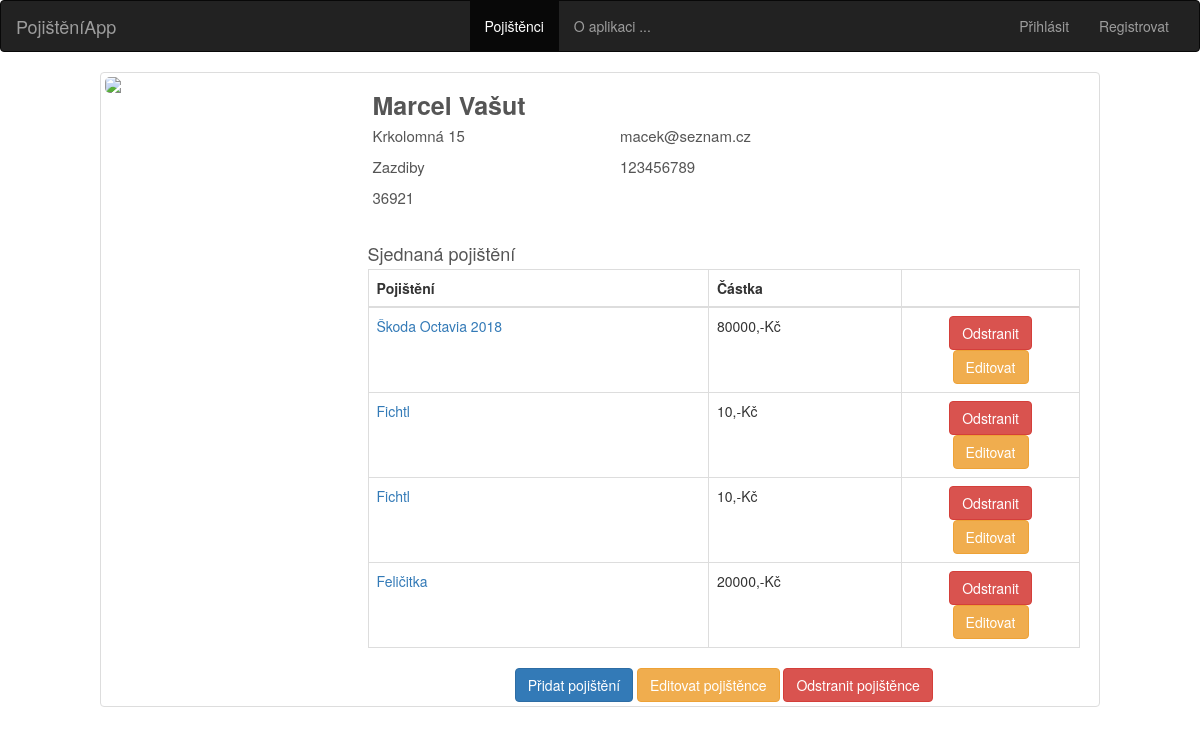
The app's page /pojistenci/detail/2 with its own data.
### tables this page shows
CREATE TABLE pojistenci (
    id integer primary key autoincrement,
    jmeno text not null,
    prijmeni  text not null,
    adresa  text not null,
    mesto  text not null,
    psc  integer not null,
    telefon  integer not null,
    email  text not null
);

CREATE TABLE pojistky (
    id integer primary key autoincrement,
    id_pojistence  integer not null,
    predmet_pojisteni text not null,
    typ_pojisteni text not null,
    castka integer not null,
    platnost_od text not null,
    platnost_do text not null
);

### app.py (the view)
@app.route('/pojistenci/detail/<int:id>', methods = ['POST', 'GET'])
def pojistenci_detail(id):
    db=get_db()
    cur = db.execute('SELECT * FROM pojistenci WHERE id=?', [id])
    result = cur.fetchone()
    pojisteni_cur = db.execute('SELECT * FROM pojistky WHERE id_pojistence=?', [id])
    pojisteni_result = pojisteni_cur.fetchall()
    return render_template('pojistenec_detail.html', page_title='Pojištěnec {}'.format(result['prijmeni']), data = result, pojisteni = pojisteni_result)

### app.py (called while the page is built)
def connect_db():
    sql = sqlite3.connect('/home/honza/Dokumenty/Python_Flask_Udemy/IT_Network_ZP_Plna_verze/pojisteni.db')
    sql.row_factory = sqlite3.Row
    return sql

def get_db():
    if not hasattr(g, 'sqlite_db'):
        g.sqlite_db = connect_db()
    return g.sqlite_db

### templates/pojistenec_detail.html
{% extends 'base.html' %}
{% block body %}
<div class="container-fluid">
    <div class="row">
        <div class="profile-head">
            <div class="profiles col-xs-8 col-xs-push-2  col-sm-10 col-sm-push-1 thumbnail">
                <div class="col-md-3 col-sm-3 col-xs-12">
                    <div class="row">
                        <img src="https://bootdey.com/img/Content/avatar/avatar6.png" class="img-responsive"/>
                    </div>
                </div>
                <div class="col-md-9">
                    <div class="row">
                        <span class="col-sm-12"><h5>{{ data['jmeno'] }} {{ data['prijmeni'] }}</h5></span>
                        <div class="col-md-4 col-sm-6 col-xs-12">
                            <ul>
                                <li><span>{{ data['adresa'] }}</span></li>
                                <li><span>{{ data['mesto'] }}</span></li>
                                <li><span>{{ data['psc'] }}</span></li>
                            </ul>
                        </div>
                        <div class="col-md-4 col-sm-6 col-xs-12">
                            <ul>
                                <li><span>{{ data['email'] }}</span></li>
                                <li><span>{{ data['telefon'] }}</span></li>
                            </ul>
                        </div>
                    </div>
                    <div class="top-buffer">
                        <span class=""><h4>Sjednaná pojištění</h4></span>
                        <table class="table table-bordered">
                            <thead>
                            <tr>
                                <th scope="col">Pojištění</th>
                                <th scope="col">Částka</th>
                                <th scope="col"></th>
                            </tr>
                            </thead>
                            <tbody>
                            {% for poj in pojisteni %}
                            <tr>
                                <td><a href="{{ url_for('pojistenci_detail', id=poj['id']) }}" name="id">{{ poj['predmet_pojisteni'] }}</a>
                                </td>
                                <td>{{ poj['castka'] }},-Kč</td>
                                <td class="article_wrapper col-md-3">
                                    <a class="btn btn-danger" href="{{ url_for('delete_pojisteni', id=poj['id'] ) }}" role="button">Odstranit</a>
                                    <a class="btn btn-warning" href="{{ url_for('uprava_pojisteni', id=poj['id'] ) }}" role="button">Editovat</a>
                                </td>
                            </tr>
                            {% endfor %}
                            </tbody>
                        </table>
                    </div>
                    <div class="col-md-12">
                        <form method="post" action="{{ url_for('get_member', id=data['id']) }}">
                        <div class="article_wrapper">
                            <button name="submit" value='add_pojisteni' class="btn btn-primary" type="submit">Přidat pojištění</button>
                            <button name="submit" value='edit' class="btn btn-warning" type="submit">Editovat pojištěnce</button>
                            <button name="submit" value='delete' class="btn btn-danger" type="submit">Odstranit pojištěnce</button>
                        </div>
                        </form>
                    </div>
                </div>
            </div>
        </div>
    </div>
</div>
{% endblock %}

### static/theme.css (style rules this page uses)
html, body { height: 100%; }
.container, .row { height: 100%; min-height: 100%; }
.top-buffer { margin-top:20px; }
.article_wrapper { text-align: center; background-color:none; }
.profile-head { height: 400px; width: 100%; float: left; position: relative; }
.profile-head img { margin: 0 auto; border-radius: 5px; max-width: 100%; width: 100%; }
.profile-head h5 { width: 100%; padding: 5px 5px 0px 5px; text-align: justify; font-weight: bold; color: #555; font-size: 25px; text-transform: capitalize; margin-bottom: 0; }
.profile-head ul { list-style: none; padding: 0; }
.profile-head ul li { display: block; color: #555; padding: 5px; font-weight: 400; font-size: 15px; }
.profile-head ul li span { color: #555; padding-right: 10px; }
.profile-head h4 { color: #555; margin-bottom: 5px; }

### records on screen
pojistenci: jmeno "Marcel", prijmeni "Vašut", adresa "Krkolomná 15", mesto "Zazdiby", psc "36921", email "macek@seznam.cz", telefon "123456789"
pojistky: predmet_pojisteni "Škoda Octavia 2018", castka "80000"
pojistky: predmet_pojisteni "Fichtl", castka "10"
pojistky: predmet_pojisteni "Fichtl", castka "10"
pojistky: predmet_pojisteni "Feličitka", castka "20000"
